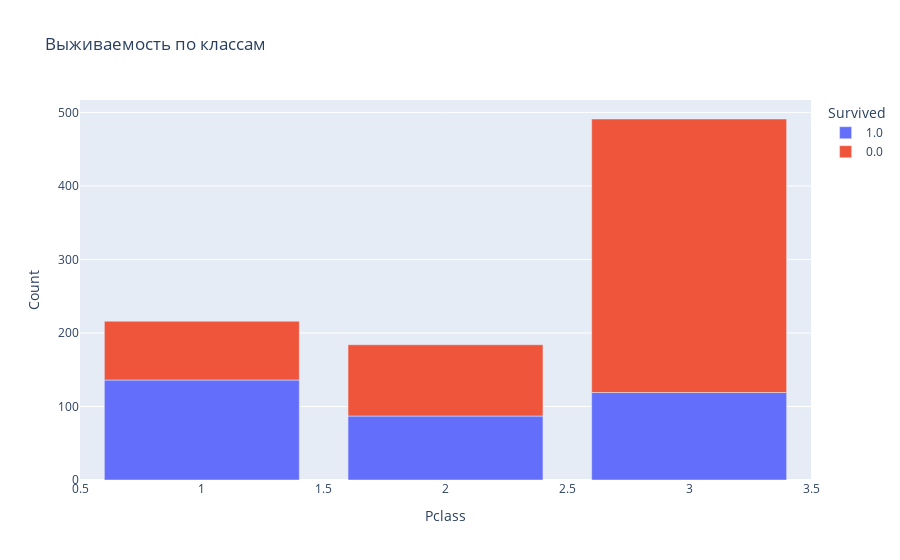

Notebook source saved alongside this figure:
### Markdown cell above
График 4: Столбчатая диаграмма (интерактивная)

### Code cell
class_survival = data.groupby('Pclass', observed=True)['Survived'].value_counts().reset_index(name='Count')
fig = px.bar(class_survival, x='Pclass', y='Count', color='Survived',
             title='Выживаемость по классам')
fig.show()

### Figure 1 — Plotly figure (JSON) as saved in the notebook; plotly's stock layout.template omitted (floating-point values rounded to 4 significant figures)
{"data": [{"hovertemplate": "Survived=1.0<br>Pclass=%{x}<br>Count=%{y}<extra></extra>", "legendgroup": "1.0", "marker": {"color": "#636efa", "pattern": {"shape": ""}}, "name": "1.0", "orientation": "v", "showlegend": true, "textposition": "auto", "type": "bar", "x": [1, 2, 3], "xaxis": "x", "y": [136, 87, 119], "yaxis": "y"}, {"hovertemplate": "Survived=0.0<br>Pclass=%{x}<br>Count=%{y}<extra></extra>", "legendgroup": "0.0", "marker": {"color": "#EF553B", "pattern": {"shape": ""}}, "name": "0.0", "orientation": "v", "showlegend": true, "textposition": "auto", "type": "bar", "x": [1, 2, 3], "xaxis": "x", "y": [80, 97, 372], "yaxis": "y"}], "layout": {"barmode": "relative", "legend": {"title": {"text": "Survived"}, "tracegroupgap": 0}, "title": {"text": "Выживаемость по классам"}, "xaxis": {"anchor": "y", "domain": [0, 1], "title": {"text": "Pclass"}}, "yaxis": {"anchor": "x", "domain": [0, 1], "title": {"text": "Count"}}}}
